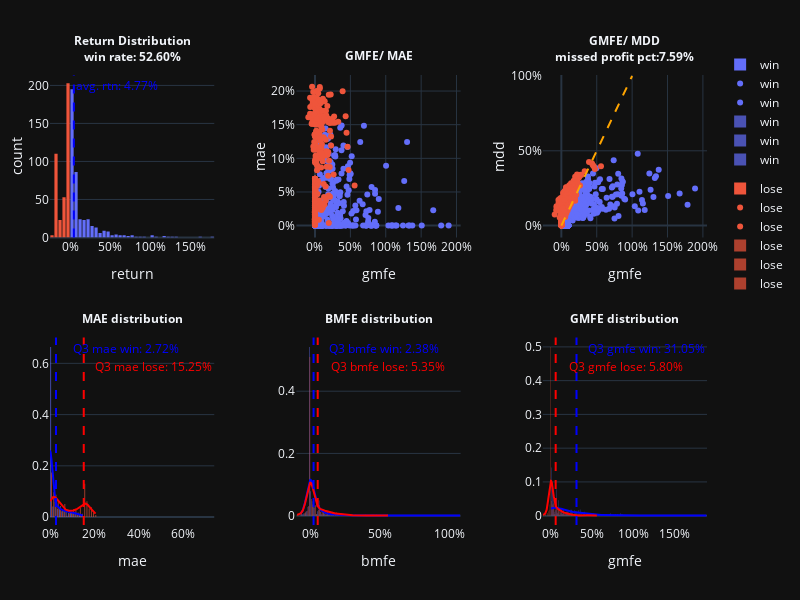

The notebook cell this image was saved under:
### Code cell
stop_lossed_tw3factor._plot_maemfe()

# As can be seen from the GMFE/ MAE, the stop loss is effective, the maximum loss is reduced to ~20%, which is originally ~40%

### Figure 1 — Plotly figure (JSON) as saved in the notebook; plotly's stock layout.template omitted (floating-point values rounded to 4 significant figures; data arrays with more than 128 entries replaced by an {"elided": "..."} marker saying what was removed)
{"data": [{"legendgroup": "win", "marker": {"color": "#636EFA"}, "name": "win", "type": "histogram", "x": {"elided": "435 float values"}, "xaxis": "x", "yaxis": "y"}, {"legendgroup": "lose", "marker": {"color": "#EF553B"}, "name": "lose", "type": "histogram", "x": {"elided": "392 float values"}, "xaxis": "x", "yaxis": "y"}, {"legendgroup": "win", "marker": {"color": "#636EFA"}, "mode": "markers", "name": "win", "type": "scatter", "x": {"elided": "435 float values"}, "xaxis": "x2", "y": {"elided": "435 float values"}, "yaxis": "y2"}, {"legendgroup": "lose", "marker": {"color": "#EF553B"}, "mode": "markers", "name": "lose", "type": "scatter", "x": {"elided": "392 float values"}, "xaxis": "x2", "y": {"elided": "392 float values"}, "yaxis": "y2"}, {"legendgroup": "win", "marker": {"color": "#636EFA"}, "mode": "markers", "name": "win", "type": "scatter", "x": {"elided": "435 float values"}, "xaxis": "x3", "y": {"elided": "435 float values"}, "yaxis": "y3"}, {"legendgroup": "lose", "marker": {"color": "#EF553B"}, "mode": "markers", "name": "lose", "type": "scatter", "x": {"elided": "392 float values"}, "xaxis": "x3", "y": {"elided": "392 float values"}, "yaxis": "y3"}, {"autobinx": false, "histnorm": "probability", "legendgroup": "win", "marker": {"color": "#636EFA", "line": {"width": 0}}, "name": "win", "opacity": 0.7, "type": "histogram", "x": {"elided": "435 float values"}, "xaxis": "x4", "xbins": {"end": 0.1488, "size": 0.01, "start": 0}, "yaxis": "y4"}, {"autobinx": false, "histnorm": "probability", "legendgroup": "lose", "marker": {"color": "#EF553B", "line": {"width": 0}}, "name": "lose", "opacity": 0.7, "type": "histogram", "x": {"elided": "392 float values"}, "xaxis": "x4", "xbins": {"end": 0.2062, "size": 0.01, "start": 0.001074}, "yaxis": "y4"}, {"legendgroup": "win", "marker": {"color": "blue", "line": {"width": 0}}, "mode": "lines", "name": "win", "showlegend": false, "type": "scatter", "x": {"elided": "500 float values"}, "xaxis": "x4", "y": {"elided": "500 float values"}, "yaxis": "y4"}, {"legendgroup": "lose", "marker": {"color": "red", "line": {"width": 0}}, "mode": "lines", "name": "lose", "showlegend": false, "type": "scatter", "x": {"elided": "500 float values"}, "xaxis": "x4", "y": {"elided": "500 float values"}, "yaxis": "y4"}, {"autobinx": false, "histnorm": "probability", "legendgroup": "win", "marker": {"color": "#636EFA", "line": {"width": 0}}, "name": "win", "opacity": 0.7, "type": "histogram", "x": {"elided": "435 float values"}, "xaxis": "x5", "xbins": {"end": 1.079, "size": 0.01, "start": -0.06977}, "yaxis": "y5"}, {"autobinx": false, "histnorm": "probability", "legendgroup": "lose", "marker": {"color": "#EF553B", "line": {"width": 0}}, "name": "lose", "opacity": 0.7, "type": "histogram", "x": {"elided": "392 float values"}, "xaxis": "x5", "xbins": {"end": 0.5597, "size": 0.01, "start": -0.09396}, "yaxis": "y5"}, {"legendgroup": "win", "marker": {"color": "blue", "line": {"width": 0}}, "mode": "lines", "name": "win", "showlegend": false, "type": "scatter", "x": {"elided": "500 float values"}, "xaxis": "x5", "y": {"elided": "500 float values"}, "yaxis": "y5"}, {"legendgroup": "lose", "marker": {"color": "red", "line": {"width": 0}}, "mode": "lines", "name": "lose", "showlegend": false, "type": "scatter", "x": {"elided": "500 float values"}, "xaxis": "x5", "y": {"elided": "500 float values"}, "yaxis": "y5"}, {"autobinx": false, "histnorm": "probability", "legendgroup": "win", "marker": {"color": "#636EFA", "line": {"width": 0}}, "name": "win", "opacity": 0.7, "type": "histogram", "x": {"elided": "435 float values"}, "xaxis": "x6", "xbins": {"end": 1.889, "size": 0.01, "start": 0.001224}, "yaxis": "y6"}, {"autobinx": false, "histnorm": "probability", "legendgroup": "lose", "marker": {"color": "#EF553B", "line": {"width": 0}}, "name": "lose", "opacity": 0.7, "type": "histogram", "x": {"elided": "392 float values"}, "xaxis": "x6", "xbins": {"end": 0.5597, "size": 0.01, "start": -0.09396}, "yaxis": "y6"}, {"legendgroup": "win", "marker": {"color": "blue", "line": {"width": 0}}, "mode": "lines", "name": "win", "showlegend": false, "type": "scatter", "x": {"elided": "500 float values"}, "xaxis": "x6", "y": {"elided": "500 float values"}, "yaxis": "y6"}, {"legendgroup": "lose", "marker": {"color": "red", "line": {"width": 0}}, "mode": "lines", "name": "lose", "showlegend": false, "type": "scatter", "x": {"elided": "500 float values"}, "xaxis": "x6", "y": {"elided": "500 float values"}, "yaxis": "y6"}], "layout": {"annotations": [{"font": {"color": "Blue"}, "showarrow": false, "text": "avg. rtn: 4.77%", "x": 0.04767, "xanchor": "left", "xref": "x", "y": 1, "yanchor": "top", "yref": "y domain"}, {"font": {"color": "#0000FF"}, "showarrow": false, "text": "Q3 mae win: 2.72%", "x": 0.02716, "xref": "x4", "xshift": 70, "y": 1, "yref": "y4 domain"}, {"font": {"color": "#FF0000"}, "showarrow": false, "text": "Q3 mae lose: 15.25%", "x": 0.1525, "xref": "x4", "xshift": 70, "y": 0.9, "yref": "y4 domain"}, {"font": {"color": "#0000FF"}, "showarrow": false, "text": "Q3 bmfe win: 2.38%", "x": 0.02384, "xref": "x5", "xshift": 70, "y": 1, "yref": "y5 domain"}, {"font": {"color": "#FF0000"}, "showarrow": false, "text": "Q3 bmfe lose: 5.35%", "x": 0.05352, "xref": "x5", "xshift": 70, "y": 0.9, "yref": "y5 domain"}, {"font": {"color": "#0000FF"}, "showarrow": false, "text": "Q3 gmfe win: 31.05%", "x": 0.3105, "xref": "x6", "xshift": 70, "y": 1, "yref": "y6 domain"}, {"font": {"color": "#FF0000"}, "showarrow": false, "text": "Q3 gmfe lose: 5.80%", "x": 0.05804, "xref": "x6", "xshift": 70, "y": 0.9, "yref": "y6 domain"}, {"showarrow": false, "text": "<b>Return Distribution<br>win rate: 52.60%</b>", "x": 0.5, "xref": "x domain", "y": 1, "yref": "y domain", "yshift": 45}, {"showarrow": false, "text": "<b>GMFE/ MAE</b>", "x": 0.5, "xref": "x2 domain", "y": 1, "yref": "y2 domain", "yshift": 30}, {"showarrow": false, "text": "<b>GMFE/ MDD<br>missed profit pct:7.59%</b>", "x": 0.5, "xref": "x3 domain", "y": 1, "yref": "y3 domain", "yshift": 45}, {"showarrow": false, "text": "<b>MAE distribution</b>", "x": 0.5, "xref": "x4 domain", "y": 1, "yref": "y4 domain", "yshift": 30}, {"showarrow": false, "text": "<b>BMFE distribution</b>", "x": 0.5, "xref": "x5 domain", "y": 1, "yref": "y5 domain", "yshift": 30}, {"showarrow": false, "text": "<b>GMFE distribution</b>", "x": 0.5, "xref": "x6 domain", "y": 1, "yref": "y6 domain", "yshift": 30}], "height": 600, "margin": {"b": 50, "l": 50, "r": 50, "t": 50}, "shapes": [{"line": {"color": "Blue", "dash": "dash", "width": 2}, "type": "line", "x0": 0.04767, "x1": 0.04767, "xref": "x", "y0": 0, "y1": 1, "yref": "y domain"}, {"line": {"color": "Orange", "dash": "dash", "width": 2}, "type": "line", "x0": 0, "x1": 1, "xref": "x3", "y0": 0, "y1": 1, "yref": "y3"}, {"line": {"color": "#0000FF", "dash": "dash", "width": 2}, "type": "line", "x0": 0.02716, "x1": 0.02716, "xref": "x4", "y0": 0, "y1": 1, "yref": "y4 domain"}, {"line": {"color": "#FF0000", "dash": "dash", "width": 2}, "type": "line", "x0": 0.1525, "x1": 0.1525, "xref": "x4", "y0": 0, "y1": 1, "yref": "y4 domain"}, {"line": {"color": "#0000FF", "dash": "dash", "width": 2}, "type": "line", "x0": 0.02384, "x1": 0.02384, "xref": "x5", "y0": 0, "y1": 1, "yref": "y5 domain"}, {"line": {"color": "#FF0000", "dash": "dash", "width": 2}, "type": "line", "x0": 0.05352, "x1": 0.05352, "xref": "x5", "y0": 0, "y1": 1, "yref": "y5 domain"}, {"line": {"color": "#0000FF", "dash": "dash", "width": 2}, "type": "line", "x0": 0.3105, "x1": 0.3105, "xref": "x6", "y0": 0, "y1": 1, "yref": "y6 domain"}, {"line": {"color": "#FF0000", "dash": "dash", "width": 2}, "type": "line", "x0": 0.05804, "x1": 0.05804, "xref": "x6", "y0": 0, "y1": 1, "yref": "y6 domain"}], "width": 800, "xaxis": {"anchor": "y", "domain": [0, 0.25], "tickformat": ".0%", "title": {"text": "return"}}, "xaxis2": {"anchor": "y2", "domain": [0.375, 0.625], "tickformat": ".0%", "title": {"text": "gmfe"}}, "xaxis3": {"anchor": "y3", "domain": [0.75, 1], "tickformat": ".0%", "title": {"text": "gmfe"}}, "xaxis4": {"anchor": "y4", "domain": [0, 0.25], "tickformat": ".0%", "title": {"text": "mae"}}, "xaxis5": {"anchor": "y5", "domain": [0.375, 0.625], "tickformat": ".0%", "title": {"text": "bmfe"}}, "xaxis6": {"anchor": "y6", "domain": [0.75, 1], "tickformat": ".0%", "title": {"text": "gmfe"}}, "yaxis": {"anchor": "x", "domain": [0.625, 0.95], "title": {"standoff": 2, "text": "count"}}, "yaxis2": {"anchor": "x2", "domain": [0.625, 0.95], "tickformat": ".0%", "title": {"standoff": 2, "text": "mae"}}, "yaxis3": {"anchor": "x3", "domain": [0.625, 0.95], "tickformat": ".0%", "title": {"standoff": 2, "text": "mdd"}}, "yaxis4": {"anchor": "x4", "domain": [0.05, 0.425]}, "yaxis5": {"anchor": "x5", "domain": [0.05, 0.425]}, "yaxis6": {"anchor": "x6", "domain": [0.05, 0.425]}}}
